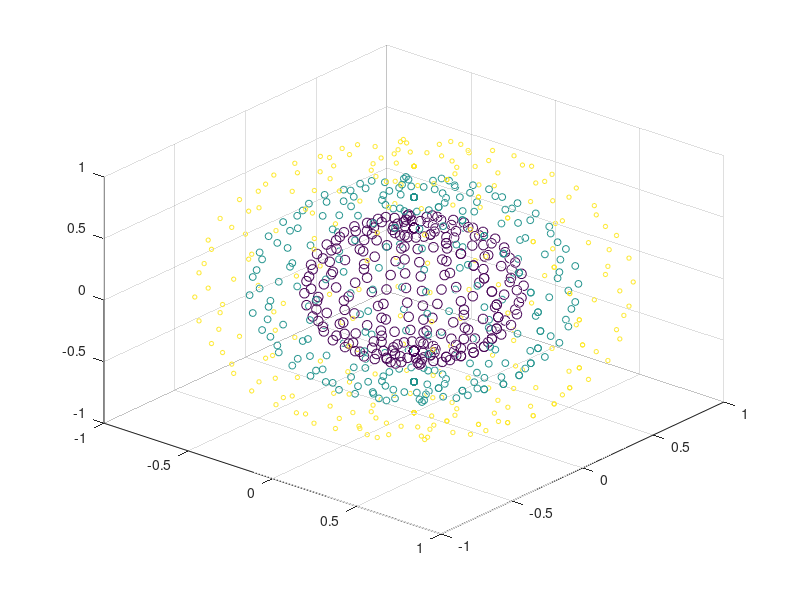

Here is the MATLAB script that generated this plot:
[X,Y,Z] = sphere(16);
x = [0.5*X(:); 0.75*X(:); X(:)];
y = [0.5*Y(:); 0.75*Y(:); Y(:)];
z = [0.5*Z(:); 0.75*Z(:); Z(:)];
S = repmat([50,25,10],numel(X),1);
C = repmat([1,2,3],numel(X),1);
s = S(:);
c = C(:);
figure
scatter3(x,y,z,s,c)
view(40,35);
